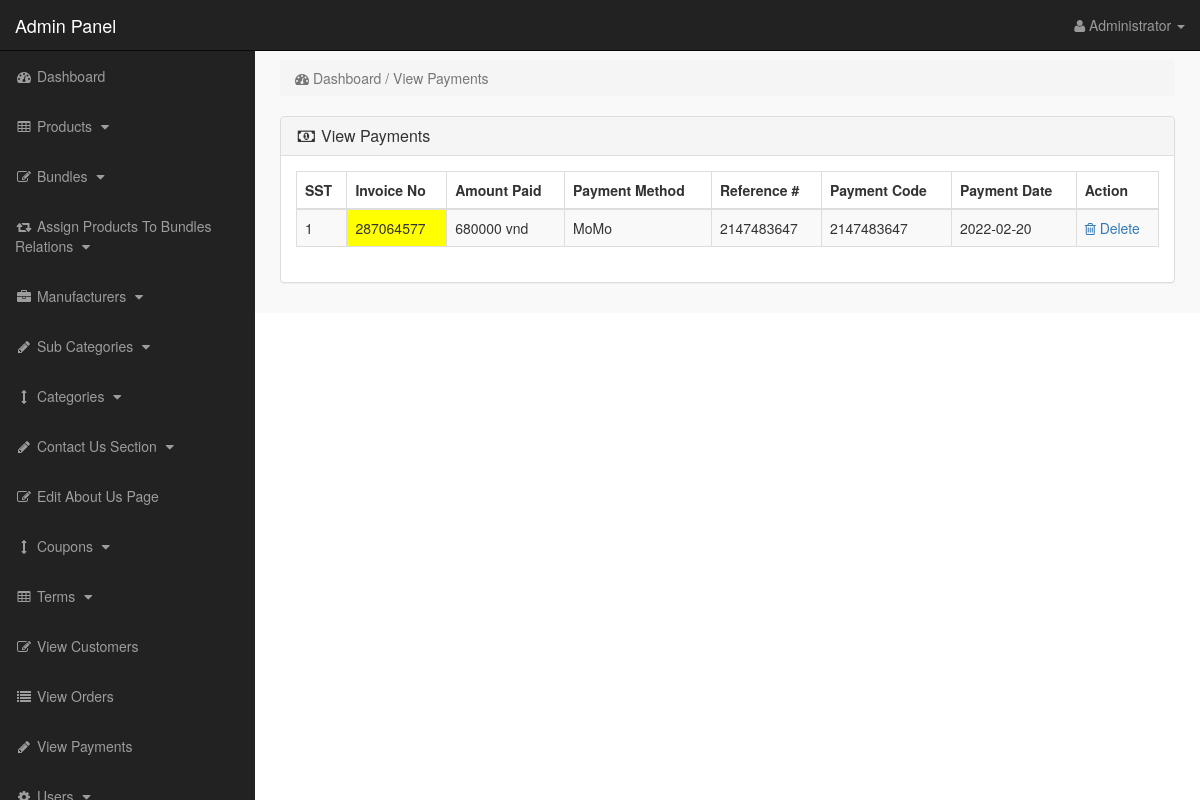
The app's page /admin_area/index.php?view_payments (signed in) with its own data.
### tables this page shows
CREATE TABLE `payments` (
  `payment_id` int(10) NOT NULL,
  `invoice_no` int(10) NOT NULL,
  `amount` int(10) NOT NULL,
  `payment_mode` text NOT NULL,
  `ref_no` int(10) NOT NULL,
  `code` int(10) NOT NULL,
  `payment_date` text NOT NULL
);

### admin_area/view_payments.php (the view)
<?php
if(!isset($_SESSION['admin_email'])){
echo "<script>window.open('login.php','_self')</script>";
}
else {
?>
<div class="row">
<div class="col-lg-12">
<ol class="breadcrumb">
<li class="active">
<i class="fa fa-dashboard"></i> Dashboard / View Payments
</li>
</ol>
</div>
</div>
<div class="row">
<div class="col-lg-12">
<div class="panel panel-default">
<div class="panel-heading">
<h3 class="panel-title">
<i class="fa fa-money fa-fw"> </i> View Payments
</h3>
</div>
<div class="panel-body">
<div class="table-responsive">
<table class="table table-hover table-bordered table-striped">
<thead>
<tr>
<th>SST</th>
<th>Invoice No</th>
<th>Amount Paid</th>
<th>Payment Method</th>
<th>Reference #</th>
<th>Payment Code</th>
<th>Payment Date</th>
<th>Action</th>
</tr>
</thead>
<tbody>
<?php
$i = 0;
$get_payments = "select * from payments";
$run_payments = mysqli_query($con,$get_payments);
while($row_payments = mysqli_fetch_array($run_payments)){
$payment_id = $row_payments['payment_id'];
$invoice_no = $row_payments['invoice_no'];
$amount = $row_payments['amount'];
$payment_mode = $row_payments['payment_mode'];
$ref_no = $row_payments['ref_no'];
$code = $row_payments['code'];
$payment_date = $row_payments['payment_date'];
$i++;
?>
<tr>
<td><?php echo $i; ?></td>
<td bgcolor="yellow" ><?php echo $invoice_no; ?></td>
<td><?php echo $amount; ?> vnd</td>
<td><?php echo $payment_mode; ?></td>
<td><?php echo $ref_no; ?></td>
<td><?php echo $code; ?></td>
<td><?php echo $payment_date; ?></td>
<td>
<a href="index.php?payment_delete=<?php echo $payment_id; ?>" >
<i class="fa fa-trash-o" ></i> Delete
</a>
</td>
</tr>
<?php } ?>
</tbody>
</table>
</div>
</div>
</div>
</div>
</div>
<?php } ?>

### admin_area/includes/sidebar.php (shortened to what this page needs)
<?php
if(!isset($_SESSION['admin_email'])){
echo "<script>window.open('login.php','_self')</script>";
}
else {
?>
<nav class="navbar navbar-inverse navbar-fixed-top" >
<div class="navbar-header" >
<a class="navbar-brand" href="index.php?dashboard" >Admin Panel</a>
</div>
<ul class="nav navbar-right top-nav" >
<li class="dropdown" >
<a href="#" class="dropdown-toggle" data-toggle="dropdown" >
<i class="fa fa-user" ></i>
<?php echo $admin_name; ?> <b class="caret" ></b>
</a>
</li>
</ul>
<div class="collapse navbar-collapse navbar-ex1-collapse">
<ul class="nav navbar-nav side-nav">
<li>
<a href="index.php?dashboard">
<i class="fa fa-fw fa-dashboard"></i> Dashboard
</a>
</li>
<li>
<a href="#" data-toggle="collapse" data-target="#products">
<i class="fa fa-fw fa-table"></i> Products
<i class="fa fa-fw fa-caret-down"></i>
</a>
</li>
<li>
<a href="#" data-toggle="collapse" data-target="#bundles">
<i class="fa fa-fw fa-edit"></i> Bundles
<i class="fa fa-fw fa-caret-down"></i>
</a>
</li>
<li>
<a href="#" data-toggle="collapse" data-target="#relations">
<i class="fa fa-fw fa-retweet"></i> Assign Products To Bundles Relations
<i class="fa fa-fw fa-caret-down"></i>
</a>
</li>
<li>
<a href="#" data-toggle="collapse" data-target="#manufacturers">
<i class="fa fa-fw fa-briefcase"></i> Manufacturers
<i class="fa fa-fw fa-caret-down"></i>
</a>
</li>
<li>
<a href="#" data-toggle="collapse" data-target="#p_cat">
<i class="fa fa-fw fa-pencil"></i> Sub Categories
<i class="fa fa-fw fa-caret-down"></i>
</a>
</li>
<li>
<a href="#" data-toggle="collapse" data-target="#cat">
<i class="fa fa-fw fa-arrows-v"></i> Categories
<i class="fa fa-fw fa-caret-down"></i>
</a>
</li>
<li>
<a href="#" data-toggle="collapse" data-target="#contact_us">
<i class="fa fa-fw fa-pencil"> </i> Contact Us Section
<i class="fa fa-fw fa-caret-down"></i>
</a>
</li>
<li>
<a href="index.php?edit_about_us">
<i class="fa fa-fw fa-edit"></i> Edit About Us Page
</a>
</li>
<li>
<a href="#" data-toggle="collapse" data-target="#coupons">
<i class="fa fa-fw fa-arrows-v"></i> Coupons
<i class="fa fa-fw fa-caret-down"></i>
</a>
</li>
<li>
<a href="#" data-toggle="collapse" data-target="#terms" >
<i class="fa fa-fw fa-table"></i> Terms
<i class="fa fa-fw fa-caret-down"></i>
</a>
</li>
<li>
<a href="index.php?view_customers">
<i class="fa fa-fw fa-edit"></i> View Customers
</a>
</li>
<li>
<a href="index.php?view_orders">
<i class="fa fa-fw fa-list"></i> View Orders
</a>
</li>
<li>
<a href="index.php?view_payments">
<i class="fa fa-fw fa-pencil"></i> View Payments
</a>
</li>
<li>
<a href="#" data-toggle="collapse" data-target="#users">
<i class="fa fa-fw fa-gear"></i> Users
<i class="fa fa-fw fa-caret-down"></i>
</a>
</li>
</ul>
</div>
</nav>
<?php } ?>

### admin_area/css/style.css (style rules this page uses)
body { margin-top:100px; }
@media (min-width: 768px) { body { margin-top:50px; } }
.top-nav { padding:0 15px; }
.top-nav>li { display:inline-block; float:left; }
.top-nav>li>a { padding-top:15px; padding-bottom:15px; line-height:20px; color:#999; }
@media (min-width: 768px) { .side-nav { position:fixed; top:51px; width:255px; border-radius:0; overflow-y:auto; background-color: #222; bottom:0; overflow-x:hidden; padding-bottom:40px; } }
@media (min-width: 768px) { .side-nav>li>a { width:255px; } }
.panel-body { border-radius:5px; }

### records on screen
payments: invoice_no "287064577", amount "680000", payment_mode "MoMo", ref_no "2147483647", code "2147483647", payment_date "2022-02-20"

### other values on screen
$admin_name "Administrator"
